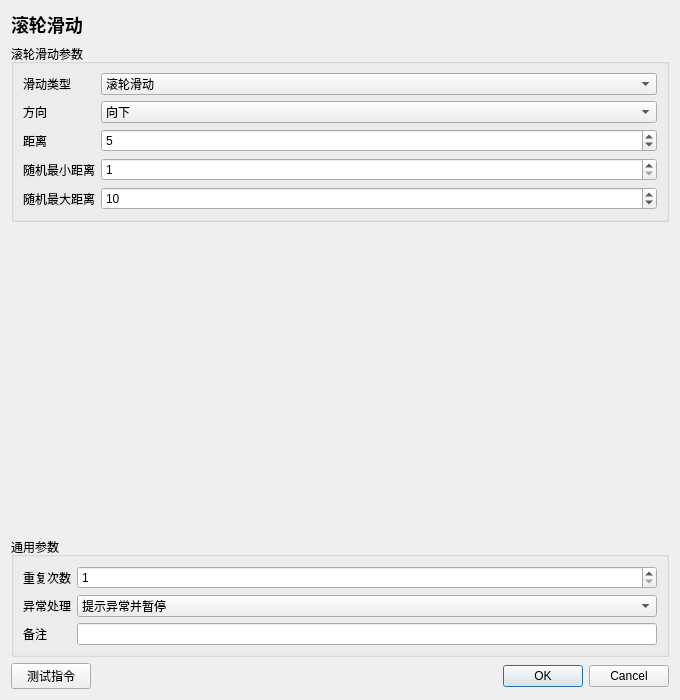
<?xml version="1.0" encoding="UTF-8"?>
<ui version="4.0"><class>InstructionEditor</class><widget class="QDialog" name="InstructionEditor">
<property name="geometry"><rect><x>0</x><y>0</y><width>680</width><height>700</height></rect></property><property name="minimumSize"><size><width>560</width><height>480</height></size></property><property name="windowTitle"><string>滚轮滑动</string></property>
<layout class="QVBoxLayout" name="rootLayout">
<item><widget class="QLabel" name="titleLabel"><property name="text"><string>滚轮滑动</string></property><property name="styleSheet"><string>font-size: 18px; font-weight: 600;</string></property></widget></item>
<item><widget class="QGroupBox" name="parameterGroupBox"><property name="title"><string>滚轮滑动参数</string></property><layout class="QFormLayout" name="parameterFormLayout"><item row="0" column="0"><widget class="QLabel" name="parameterLabel_0"><property name="text"><string>滑动类型</string></property></widget></item><item row="0" column="1"><widget class="QComboBox" name="parameter_0"><item><property name="text"><string>滚轮滑动</string></property></item><item><property name="text"><string>随机滚轮滑动</string></property></item><property name="currentIndex"><number>0</number></property></widget></item>
<item row="1" column="0"><widget class="QLabel" name="parameterLabel_1"><property name="text"><string>方向</string></property></widget></item><item row="1" column="1"><widget class="QComboBox" name="parameter_1"><item><property name="text"><string>向上</string></property></item><item><property name="text"><string>向下</string></property></item><property name="currentIndex"><number>1</number></property></widget></item>
<item row="2" column="0"><widget class="QLabel" name="parameterLabel_2"><property name="text"><string>距离</string></property></widget></item><item row="2" column="1"><widget class="QSpinBox" name="parameter_2"><property name="minimum"><number>1</number></property><property name="maximum"><number>100000</number></property><property name="value"><number>5</number></property></widget></item>
<item row="3" column="0"><widget class="QLabel" name="parameterLabel_3"><property name="text"><string>随机最小距离</string></property></widget></item><item row="3" column="1"><widget class="QSpinBox" name="parameter_3"><property name="minimum"><number>1</number></property><property name="maximum"><number>100000</number></property><property name="value"><number>1</number></property></widget></item>
<item row="4" column="0"><widget class="QLabel" name="parameterLabel_4"><property name="text"><string>随机最大距离</string></property></widget></item><item row="4" column="1"><widget class="QSpinBox" name="parameter_4"><property name="minimum"><number>1</number></property><property name="maximum"><number>100000</number></property><property name="value"><number>10</number></property></widget></item></layout></widget></item>
<item><spacer name="verticalSpacer"><property name="orientation"><enum>Qt::Vertical</enum></property><property name="sizeHint" stdset="0"><size><width>20</width><height>20</height></size></property></spacer></item>
<item><widget class="QGroupBox" name="commonGroupBox"><property name="title"><string>通用参数</string></property><layout class="QFormLayout" name="commonFormLayout">
<item row="0" column="0"><widget class="QLabel" name="repeatLabel"><property name="text"><string>重复次数</string></property></widget></item><item row="0" column="1"><widget class="QSpinBox" name="repeatSpinBox"><property name="minimum"><number>1</number></property><property name="maximum"><number>999999</number></property><property name="value"><number>1</number></property></widget></item>
<item row="1" column="0"><widget class="QLabel" name="errorPolicyLabel"><property name="text"><string>异常处理</string></property></widget></item><item row="1" column="1"><widget class="QComboBox" name="errorPolicyComboBox"><item><property name="text"><string>自动跳过</string></property></item><item><property name="text"><string>提示异常并暂停</string></property></item><item><property name="text"><string>提示异常并停止</string></property></item><property name="currentIndex"><number>1</number></property></widget></item>
<item row="2" column="0"><widget class="QLabel" name="noteLabel"><property name="text"><string>备注</string></property></widget></item><item row="2" column="1"><widget class="QLineEdit" name="noteEdit"/></item>
</layout></widget></item>
<item><layout class="QHBoxLayout" name="footerLayout"><item><widget class="QPushButton" name="testButton"><property name="text"><string>测试指令</string></property></widget></item><item><spacer name="footerSpacer"><property name="orientation"><enum>Qt::Horizontal</enum></property><property name="sizeHint" stdset="0"><size><width>40</width><height>20</height></size></property></spacer></item><item><widget class="QDialogButtonBox" name="buttonBox"><property name="standardButtons"><set>QDialogButtonBox::Cancel|QDialogButtonBox::Ok</set></property></widget></item></layout></item>
</layout></widget><resources/><connections/></ui>
